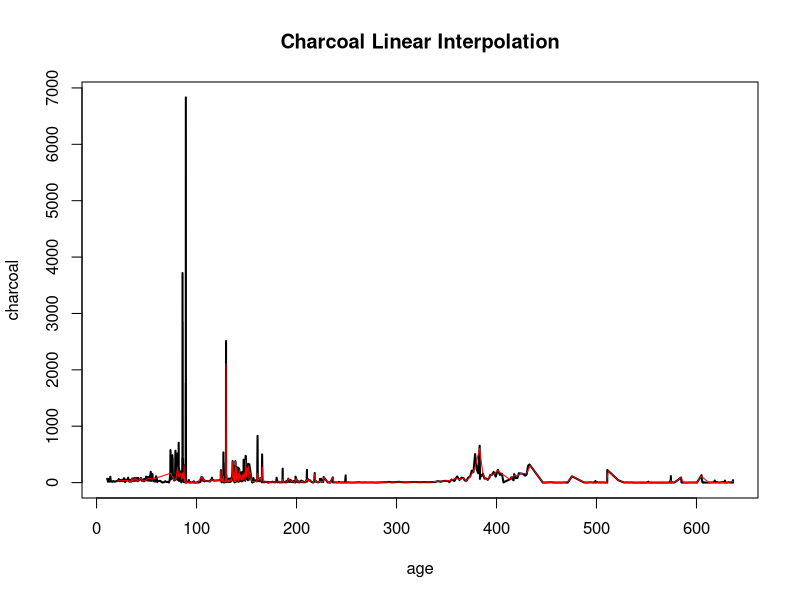
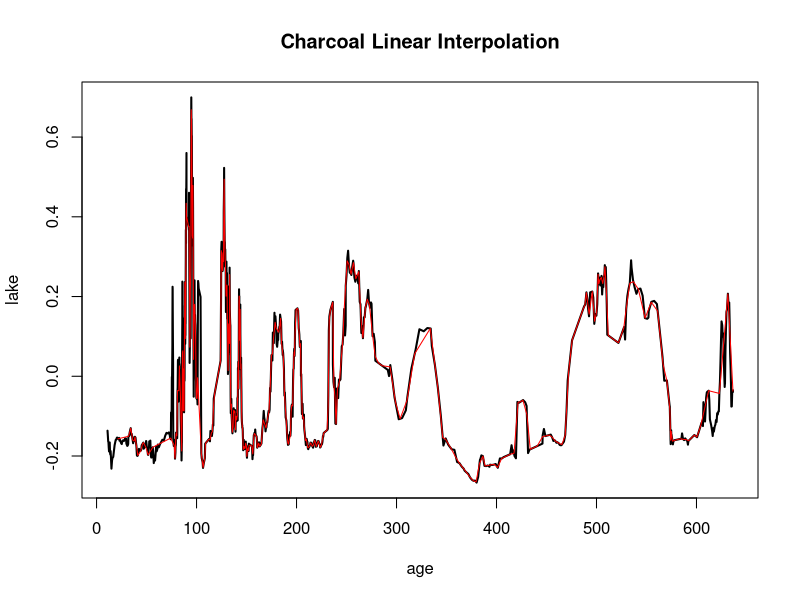

R code for these plots, in order:
# We have lake level data, pollen count data, and charcoal data, all sampled at different
# time points. Pollen is sampled the most sparsely of these, so we will downsample the
# other two to match its time points. We will do this by linear interpolation 

rm(list = ls())
graphics.off()

linterp <- function(x, y, x.out){
  bad <- is.na(x) | is.na(y)
  X <- x[!bad]
  Y <- y[!bad]
  Y <- Y[order(X)]
  X <- X[order(X)]
  a <- coef(lm(Y ~ X))[2] # slope
  
  data.length <- length(X)
  X.min <- X[1]
  X.max <- X[data.length]
  Y.min <- Y[1]
  Y.max <- Y[data.length]
  
  n.out <- length(x.out)
  y.out <- numeric(n.out)
  for(i in 1:n.out){
    x0 <- x.out[i]
    if(x0 < X.min){
      y.out[i] <- a * (x0 - X.min) + Y.min
    }else if(x0 > X.max){
      y.out[i] <- a * (x0 - X.max) + Y.max
    }else if(any(X == x0)){
      y.out[i] <- mean(Y[which(X == x0)])
    }else{
      j <- max(which(X < x0))
      y.out[i] <- (Y[j + 1] - Y[j]) / (X[j + 1] - X[j]) * (x0 - X[j]) + Y[j]
    }
  }
  
  return(y.out)
}

pollenData <- read.csv("./data/20200722_pollen.csv")
lakeData <- read.csv("./data/20200722_lake.csv")
charcoalData <- read.csv("./data/20200722_charcoal.csv")

colnames(pollenData)[1] <- "age"
colnames(lakeData) <- c("age", "lake")
colnames(charcoalData) <- c("age", "charcoal")

# make sure data are in chronological order
pollenData <- pollenData[order(pollenData$age),]
lakeData <- lakeData[order(lakeData$age),]
charcoalData <- charcoalData[order(charcoalData$age),]

tail(pollenData)
tail(lakeData)
tail(charcoalData)

##############################
#### interpolate linearly ####
##############################

# index of the smallest charcoal age greater than the greatest pollen age
last.age.char <- min(which(charcoalData$age > max(pollenData$age)))
# truncate the charcoal data to just what is needed
char.trunc <- charcoalData[1:last.age.char,]
# interpolate linearly
char.linterp.pred <- linterp(x = char.trunc$age, 
                             y = char.trunc$charcoal, 
                             x.out = pollenData$age)

plot(char.trunc, type = "l", lwd = 2, main = "Charcoal Linear Interpolation")
lines(char.linterp.pred ~ pollenData$age, lwd = 1, col = "red")

# index of the smallest lake level age greater than the greatest pollen age
last.age.lake <- min(which(lakeData$age > max(pollenData$age)))
# truncate the lake level data to just what is needed
lake.trunc <- lakeData[1:last.age.lake,]
# interpolate linearly
lake.linterp.pred <- linterp(x = lake.trunc$age, 
                             y = lake.trunc$lake, 
                             x.out = pollenData$age)

plot(lake.trunc, type = "l", lwd = 2, main = "Charcoal Linear Interpolation")
lines(lake.linterp.pred ~ pollenData$age, lwd = 1, col = "red")

############################
#### save interpolation #### 
############################

charcoalData.linterp <- data.frame("age" = pollenData$age,
                                   "charcoal" = char.linterp.pred)
write.table(x = charcoalData.linterp, 
            file = "./data/20200722_char_linterp.csv", 
            row.names = F, 
            col.names = T, 
            sep = ",")

lakeData.linterp <- data.frame("age" = pollenData$age,
                               "lake" = lake.linterp.pred)
write.table(x = lakeData.linterp, 
            file = "./data/20200722_lake_linterp.csv", 
            row.names = F, 
            col.names = T, 
            sep = ",")
